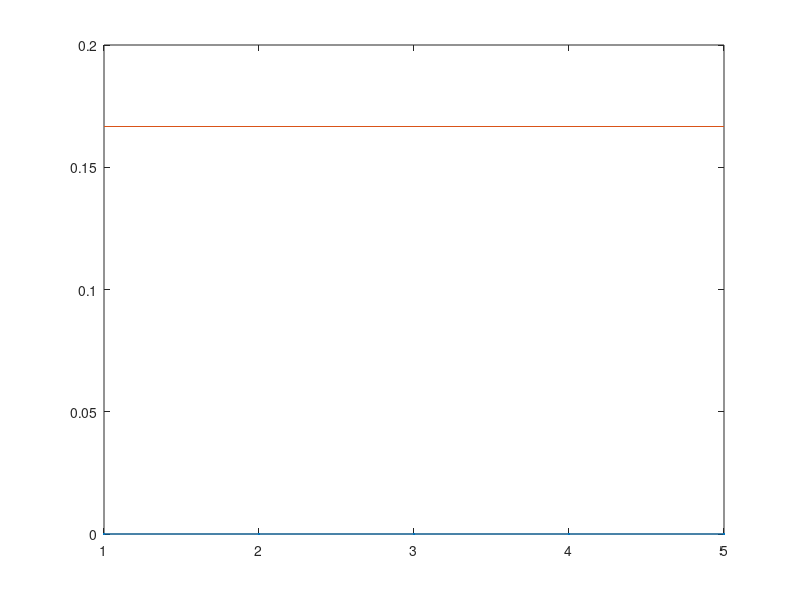

Write the MATLAB code that produced this figure.
N = input('Type N  -->  ');

n4all = [];
n4 = 0
for i = 1:N
    a = ceil(rand*6);
    if a == 4
        n4 = n4 + 1;
    end
    n4all = [n4all n4/i];
end

plot([1:N],n4all,'.-',[1 N],[1/6 1/6])